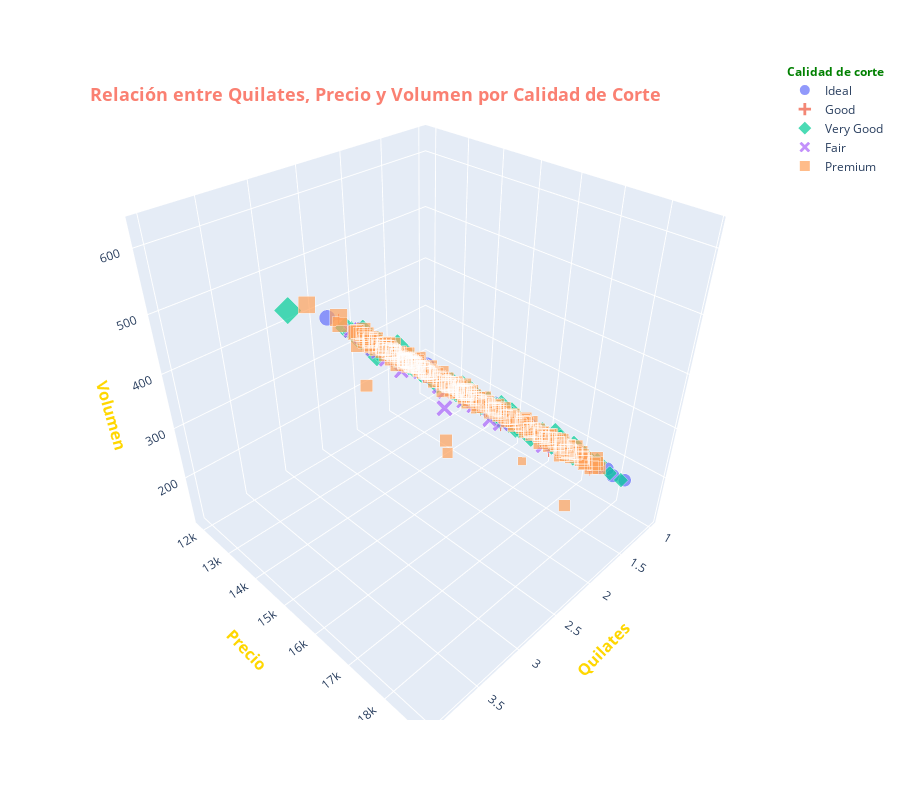

The cell this chart's notebook holds for it:
### Code cell
# Multivariante 3d px
df_sampled = df_sin_outliers.sample(1000)
fig = px.scatter_3d(df_sampled, x='carat', y='price', z='volumen', color='cut', width=900, height=800, opacity=0.7, 
    size='volumen', hover_name='cut', symbol='cut', symbol_map={'Ideal': 'circle', 'Premium': 'square', 'Very Good': 'diamond', 'Good': 'cross', 'Fair': 'x'})

fig.update_layout(title={'text': 'Relación entre Quilates, Precio y Volumen por Calidad de Corte', 'font': {'size':18, 'color': 'salmon', 'weight':'bold'  }, 'x': 0.10, 'y': 0.89 },
    scene=dict(
        xaxis_title={'text': 'Quilates', 'font': {'size': 16, 'color': 'gold', 'weight':'bold' }},
        yaxis_title={'text': 'Precio', 'font': {'size': 16, 'color': 'gold', 'weight':'bold' }},
        zaxis_title={'text': 'Volumen', 'font': {'size': 16, 'color': 'gold', 'weight':'bold' }}
    ),
    legend_title={'text': 'Calidad de corte', 'font': {'size': 12, 'color': 'green', 'weight':'bold' }}, 
    legend=dict(font=dict(size=12), traceorder='normal'),)
fig.show()

### Figure 1 — Plotly figure (JSON) as saved in the notebook; plotly's stock layout.template omitted (floating-point values rounded to 4 significant figures; data arrays with more than 128 entries replaced by an {"elided": "..."} marker saying what was removed)
{"data": [{"hovertemplate": "<b>%{hovertext}</b><br><br>cut=Ideal<br>carat=%{x}<br>price=%{y}<br>volumen=%{marker.size}<extra></extra>", "hovertext": {"elided": "314 str values"}, "legendgroup": "Ideal", "marker": {"color": "#636efa", "opacity": 0.7, "size": {"elided": "314 float values"}, "sizemode": "area", "sizeref": 1.57, "symbol": "circle"}, "mode": "markers", "name": "Ideal", "scene": "scene", "showlegend": true, "type": "scatter3d", "x": {"elided": "314 float values"}, "y": {"elided": "314 int values"}, "z": {"elided": "314 float values"}}, {"hovertemplate": "<b>%{hovertext}</b><br><br>cut=Good<br>carat=%{x}<br>price=%{y}<br>volumen=%{marker.size}<extra></extra>", "hovertext": ["Good", "Good", "Good", "Good", "Good", "Good", "Good", "Good", "Good", "Good", "Good", "Good", "Good", "Good", "Good", "Good", "Good", "Good", "Good", "Good", "Good", "Good", "Good", "Good", "Good", "Good", "Good", "Good", "Good", "Good", "Good", "Good", "Good", "Good", "Good", "Good", "Good", "Good", "Good", "Good", "Good", "Good", "Good", "Good", "Good", "Good", "Good", "Good", "Good", "Good", "Good", "Good", "Good", "Good", "Good", "Good", "Good", "Good", "Good", "Good", "Good", "Good", "Good", "Good", "Good", "Good", "Good", "Good", "Good", "Good", "Good", "Good", "Good", "Good", "Good", "Good", "Good", "Good", "Good", "Good", "Good"], "legendgroup": "Good", "marker": {"color": "#EF553B", "opacity": 0.7, "size": [236.9, 244.0, 278.1, 160.4, 332.5, 271.6, 320.5, 330.3, 396.3, 374.2, 317.0, 324.3, 348.3, 362.0, 309.9, 240.1, 320.9, 313.0, 333.9, 416.0, 312.4, 397.2, 326.9, 471.0, 333.6, 242.8, 318.5, 333.9, 283.8, 375.6, 322.5, 244.2, 333.3, 308.1, 335.1, 317.3, 242.8, 323.9, 242.6, 332.5, 339.1, 260.5, 374.5, 329.7, 316.1, 324.3, 323.6, 282.0, 241.5, 312.8, 309.3, 162.1, 281.7, 241.7, 245.3, 273.1, 258.6, 247.5, 320.8, 240.3, 320.9, 355.0, 326.0, 317.2, 244.0, 326.4, 244.0, 407.4, 479.9, 390.4, 311.4, 268.9, 321.5, 374.8, 420.4, 333.6, 315.1, 318.3, 326.0, 359.3, 344.1], "sizemode": "area", "sizeref": 1.57, "symbol": "cross"}, "mode": "markers", "name": "Good", "scene": "scene", "showlegend": true, "type": "scatter3d", "x": [1.5, 1.5, 1.75, 1.01, 2.04, 1.7, 2, 2.07, 2.5, 2.26, 2.01, 2.02, 2.13, 2.17, 2.01, 1.51, 2.01, 2, 2.08, 2.67, 2.01, 2.52, 2.03, 3.01, 2.06, 1.5, 2, 2.08, 1.74, 2.32, 2.01, 1.51, 2.07, 1.8, 2.06, 2.01, 1.51, 2.01, 1.51, 2.07, 2.04, 1.6, 2.3, 2.01, 2.01, 2.02, 2.01, 1.71, 1.5, 2.03, 2, 1, 1.7, 1.51, 1.5, 1.73, 1.6, 1.51, 2, 1.5, 2, 2.22, 2.01, 2, 1.52, 2.02, 1.51, 2.55, 3.01, 2.36, 2.01, 1.71, 2.01, 2.34, 2.66, 2.02, 2, 2.01, 2.01, 2.25, 2.16], "y": [12693, 13603, 12918, 15081, 18468, 17485, 13320, 13993, 18325, 16241, 14745, 12615, 16062, 16036, 12423, 12756, 14968, 18376, 14084, 18686, 18640, 17608, 14720, 18242, 14920, 13307, 12654, 13956, 16223, 13654, 16582, 12319, 18707, 12308, 16512, 18374, 17111, 12369, 13686, 15119, 13550, 12546, 12944, 14597, 12964, 16565, 18572, 13287, 11948, 15898, 17405, 15928, 11921, 12709, 13998, 14479, 12581, 15420, 13542, 14026, 17930, 14285, 15587, 17898, 16519, 12927, 13275, 14775, 18593, 12286, 16410, 14426, 16231, 12961, 18495, 16593, 16650, 15919, 15729, 15287, 14266], "z": [236.9, 244.0, 278.1, 160.4, 332.5, 271.6, 320.5, 330.3, 396.3, 374.2, 317.0, 324.3, 348.3, 362.0, 309.9, 240.1, 320.9, 313.0, 333.9, 416.0, 312.4, 397.2, 326.9, 471.0, 333.6, 242.8, 318.5, 333.9, 283.8, 375.6, 322.5, 244.2, 333.3, 308.1, 335.1, 317.3, 242.8, 323.9, 242.6, 332.5, 339.1, 260.5, 374.5, 329.7, 316.1, 324.3, 323.6, 282.0, 241.5, 312.8, 309.3, 162.1, 281.7, 241.7, 245.3, 273.1, 258.6, 247.5, 320.8, 240.3, 320.9, 355.0, 326.0, 317.2, 244.0, 326.4, 244.0, 407.4, 479.9, 390.4, 311.4, 268.9, 321.5, 374.8, 420.4, 333.6, 315.1, 318.3, 326.0, 359.3, 344.1]}, {"hovertemplate": "<b>%{hovertext}</b><br><br>cut=Very Good<br>carat=%{x}<br>price=%{y}<br>volumen=%{marker.size}<extra></extra>", "hovertext": {"elided": "194 str values"}, "legendgroup": "Very Good", "marker": {"color": "#00cc96", "opacity": 0.7, "size": {"elided": "194 float values"}, "sizemode": "area", "sizeref": 1.57, "symbol": "diamond"}, "mode": "markers", "name": "Very Good", "scene": "scene", "showlegend": true, "type": "scatter3d", "x": {"elided": "194 float values"}, "y": {"elided": "194 int values"}, "z": {"elided": "194 float values"}}, {"hovertemplate": "<b>%{hovertext}</b><br><br>cut=Fair<br>carat=%{x}<br>price=%{y}<br>volumen=%{marker.size}<extra></extra>", "hovertext": ["Fair", "Fair", "Fair", "Fair", "Fair", "Fair", "Fair", "Fair", "Fair", "Fair", "Fair", "Fair", "Fair", "Fair", "Fair", "Fair", "Fair", "Fair", "Fair", "Fair", "Fair", "Fair", "Fair", "Fair", "Fair", "Fair"], "legendgroup": "Fair", "marker": {"color": "#ab63fa", "opacity": 0.7, "size": [330.8, 474.2, 395.3, 317.2, 551.7, 309.1, 271.4, 381.4, 336.3, 321.6, 341.6, 305.1, 309.3, 231.7, 240.0, 386.7, 393.1, 305.7, 330.8, 445.9, 321.0, 389.7, 395.3, 324.4, 337.0, 233.0], "sizemode": "area", "sizeref": 1.57, "symbol": "x"}, "mode": "markers", "name": "Fair", "scene": "scene", "showlegend": true, "type": "scatter3d", "x": [2, 3.01, 2.52, 2.04, 3.4, 2.01, 1.72, 2.5, 2.1, 2.02, 2.1, 2.01, 1.93, 1.51, 1.5, 2.5, 2.51, 2, 2.01, 3, 2, 2.53, 2.52, 2.1, 2.11, 1.5], "y": [12907, 18242, 15776, 12454, 15964, 12617, 13622, 14652, 11923, 13399, 11946, 14799, 17995, 12829, 16364, 14194, 18308, 15330, 13587, 16970, 12765, 17103, 13846, 15827, 12633, 12787], "z": [330.8, 474.2, 395.3, 317.2, 551.7, 309.1, 271.4, 381.4, 336.3, 321.6, 341.6, 305.1, 309.3, 231.7, 240.0, 386.7, 393.1, 305.7, 330.8, 445.9, 321.0, 389.7, 395.3, 324.4, 337.0, 233.0]}, {"hovertemplate": "<b>%{hovertext}</b><br><br>cut=Premium<br>carat=%{x}<br>price=%{y}<br>volumen=%{marker.size}<extra></extra>", "hovertext": {"elided": "385 str values"}, "legendgroup": "Premium", "marker": {"color": "#FFA15A", "opacity": 0.7, "size": {"elided": "385 float values"}, "sizemode": "area", "sizeref": 1.57, "symbol": "square"}, "mode": "markers", "name": "Premium", "scene": "scene", "showlegend": true, "type": "scatter3d", "x": {"elided": "385 float values"}, "y": {"elided": "385 int values"}, "z": {"elided": "385 float values"}}], "layout": {"height": 800, "legend": {"font": {"size": 12}, "itemsizing": "constant", "title": {"font": {"color": "green", "size": 12, "weight": "bold"}, "text": "Calidad de corte"}, "tracegroupgap": 0, "traceorder": "normal"}, "margin": {"t": 60}, "scene": {"domain": {"x": [0, 1], "y": [0, 1]}, "xaxis": {"title": {"font": {"color": "gold", "size": 16, "weight": "bold"}, "text": "Quilates"}}, "yaxis": {"title": {"font": {"color": "gold", "size": 16, "weight": "bold"}, "text": "Precio"}}, "zaxis": {"title": {"font": {"color": "gold", "size": 16, "weight": "bold"}, "text": "Volumen"}}}, "title": {"font": {"color": "salmon", "size": 18, "weight": "bold"}, "text": "Relación entre Quilates, Precio y Volumen por Calidad de Corte", "x": 0.1, "y": 0.89}, "width": 900}}
